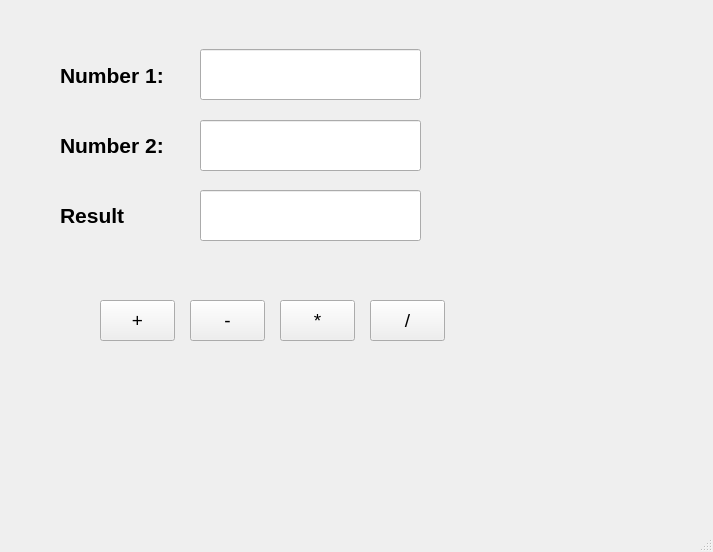
<?xml version="1.0" encoding="UTF-8"?>
<ui version="4.0">
 <class>MainWindow</class>
 <widget class="QMainWindow" name="MainWindow">
  <property name="geometry">
   <rect>
    <x>0</x>
    <y>0</y>
    <width>713</width>
    <height>552</height>
   </rect>
  </property>
  <property name="windowTitle">
   <string>MainWindow</string>
  </property>
  <widget class="QWidget" name="centralwidget">
   <widget class="QLabel" name="label">
    <property name="geometry">
     <rect>
      <x>60</x>
      <y>50</y>
      <width>141</width>
      <height>51</height>
     </rect>
    </property>
    <property name="font">
     <font>
      <pointsize>16</pointsize>
      <weight>75</weight>
      <bold>true</bold>
     </font>
    </property>
    <property name="text">
     <string>Number 1: </string>
    </property>
   </widget>
   <widget class="QLabel" name="label_2">
    <property name="geometry">
     <rect>
      <x>60</x>
      <y>120</y>
      <width>141</width>
      <height>51</height>
     </rect>
    </property>
    <property name="font">
     <font>
      <pointsize>16</pointsize>
      <weight>75</weight>
      <bold>true</bold>
     </font>
    </property>
    <property name="text">
     <string>Number 2: </string>
    </property>
   </widget>
   <widget class="QLabel" name="label_3">
    <property name="geometry">
     <rect>
      <x>60</x>
      <y>190</y>
      <width>141</width>
      <height>51</height>
     </rect>
    </property>
    <property name="font">
     <font>
      <pointsize>16</pointsize>
      <weight>75</weight>
      <bold>true</bold>
     </font>
    </property>
    <property name="text">
     <string>Result</string>
    </property>
   </widget>
   <widget class="QLineEdit" name="lineEdit">
    <property name="geometry">
     <rect>
      <x>200</x>
      <y>49</y>
      <width>221</width>
      <height>51</height>
     </rect>
    </property>
    <property name="font">
     <font>
      <pointsize>20</pointsize>
     </font>
    </property>
    <property name="text">
     <string/>
    </property>
   </widget>
   <widget class="QLineEdit" name="lineEdit_2">
    <property name="geometry">
     <rect>
      <x>200</x>
      <y>120</y>
      <width>221</width>
      <height>51</height>
     </rect>
    </property>
    <property name="font">
     <font>
      <pointsize>20</pointsize>
     </font>
    </property>
   </widget>
   <widget class="QLineEdit" name="lineEdit_3">
    <property name="geometry">
     <rect>
      <x>200</x>
      <y>190</y>
      <width>221</width>
      <height>51</height>
     </rect>
    </property>
    <property name="font">
     <font>
      <pointsize>20</pointsize>
     </font>
    </property>
   </widget>
   <widget class="QPushButton" name="pushButton">
    <property name="geometry">
     <rect>
      <x>100</x>
      <y>300</y>
      <width>75</width>
      <height>41</height>
     </rect>
    </property>
    <property name="font">
     <font>
      <pointsize>14</pointsize>
     </font>
    </property>
    <property name="text">
     <string>+</string>
    </property>
   </widget>
   <widget class="QPushButton" name="pushButton_2">
    <property name="geometry">
     <rect>
      <x>190</x>
      <y>300</y>
      <width>75</width>
      <height>41</height>
     </rect>
    </property>
    <property name="font">
     <font>
      <pointsize>14</pointsize>
     </font>
    </property>
    <property name="text">
     <string>-</string>
    </property>
   </widget>
   <widget class="QPushButton" name="pushButton_3">
    <property name="geometry">
     <rect>
      <x>280</x>
      <y>300</y>
      <width>75</width>
      <height>41</height>
     </rect>
    </property>
    <property name="font">
     <font>
      <pointsize>14</pointsize>
     </font>
    </property>
    <property name="text">
     <string>*</string>
    </property>
   </widget>
   <widget class="QPushButton" name="pushButton_4">
    <property name="geometry">
     <rect>
      <x>370</x>
      <y>300</y>
      <width>75</width>
      <height>41</height>
     </rect>
    </property>
    <property name="font">
     <font>
      <pointsize>14</pointsize>
     </font>
    </property>
    <property name="text">
     <string>/</string>
    </property>
   </widget>
  </widget>
  <widget class="QStatusBar" name="statusbar"/>
 </widget>
 <resources/>
 <connections/>
</ui>
